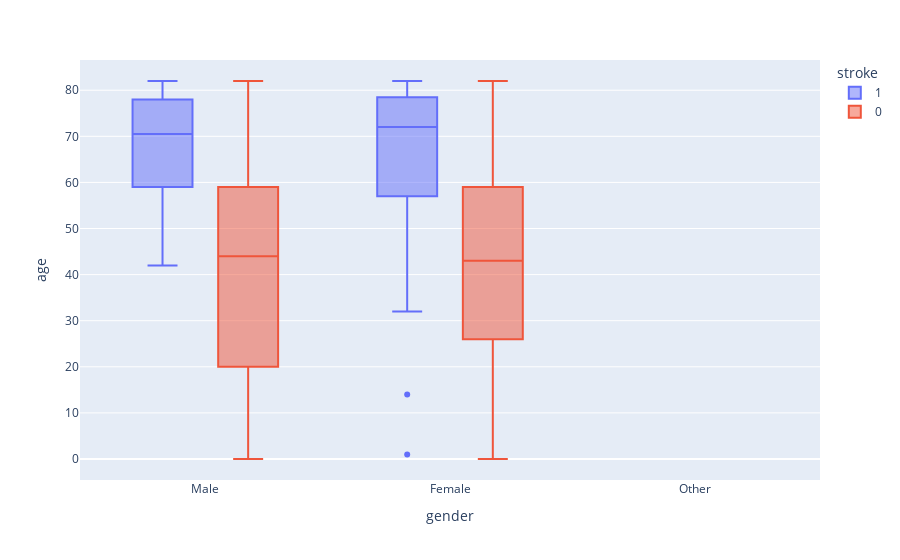

Notebook source saved alongside this figure:
### Code cell
fig = px.box(df_eda, x="gender", y="age" , color='stroke') 
fig.update_traces(quartilemethod="exclusive") # or "inclusive", or "linear" by default
fig.show()

### Figure 1 — Plotly figure (JSON) as saved in the notebook; plotly's stock layout.template omitted (floating-point values rounded to 4 significant figures; data arrays with more than 128 entries replaced by an {"elided": "..."} marker saying what was removed)
{"data": [{"alignmentgroup": "True", "hovertemplate": "stroke=1<br>gender=%{x}<br>age=%{y}<extra></extra>", "legendgroup": "1", "marker": {"color": "#636efa"}, "name": "1", "notched": false, "offsetgroup": "1", "orientation": "v", "quartilemethod": "exclusive", "showlegend": true, "type": "box", "x": {"elided": "249 str values"}, "x0": " ", "xaxis": "x", "y": {"elided": "249 int values"}, "y0": " ", "yaxis": "y"}, {"alignmentgroup": "True", "hovertemplate": "stroke=0<br>gender=%{x}<br>age=%{y}<extra></extra>", "legendgroup": "0", "marker": {"color": "#EF553B"}, "name": "0", "notched": false, "offsetgroup": "0", "orientation": "v", "quartilemethod": "exclusive", "showlegend": true, "type": "box", "x": {"elided": "4861 str values"}, "x0": " ", "xaxis": "x", "y": {"elided": "4861 int values"}, "y0": " ", "yaxis": "y"}], "layout": {"boxmode": "group", "legend": {"title": {"text": "stroke"}, "tracegroupgap": 0}, "margin": {"t": 60}, "xaxis": {"anchor": "y", "domain": [0, 1], "title": {"text": "gender"}}, "yaxis": {"anchor": "x", "domain": [0, 1], "title": {"text": "age"}}}}
